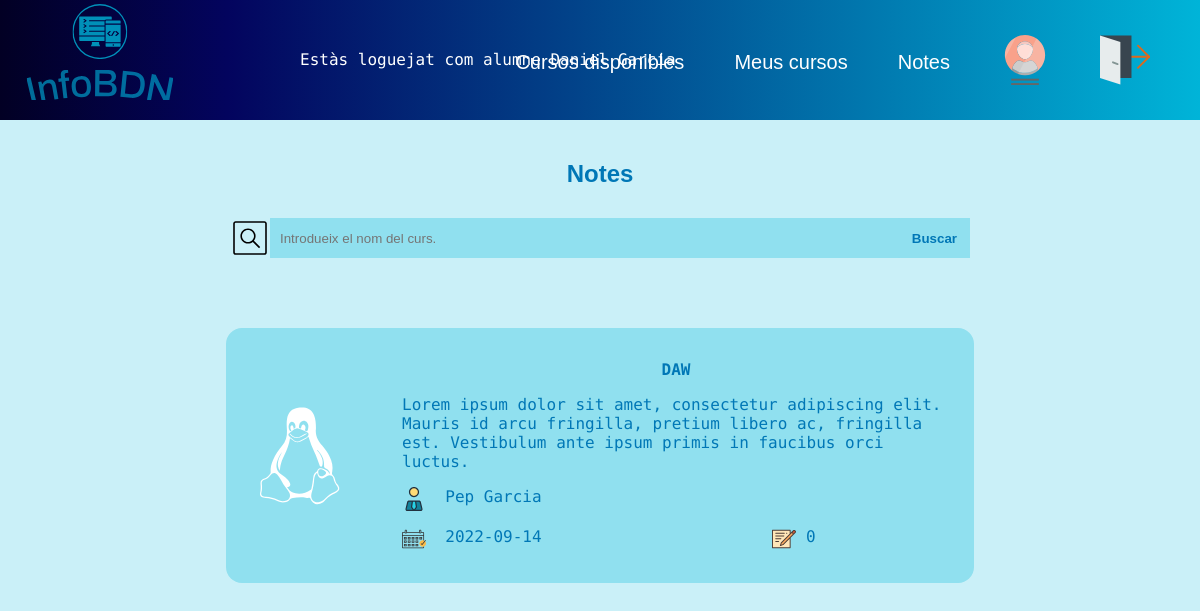
Page /InfoBDN/minotes_alu.php (signed in) on the committed database.
### tables this page shows
CREATE TABLE `cursos` (
  `Codi` int(3) NOT NULL,
  `Nom` varchar(100) NOT NULL,
  `Descripcio` varchar(800) NOT NULL,
  `Horres_durara` int(3) NOT NULL,
  `Data_inici` date NOT NULL,
  `Data_final` date NOT NULL,
  `DNI_prof` varchar(12) NOT NULL,
  `Actiu` varchar(2) NOT NULL DEFAULT 'si',
  `Foto` varchar(100) NOT NULL
);

CREATE TABLE `professor` (
  `DNI` varchar(12) NOT NULL,
  `Nom` varchar(20) NOT NULL,
  `Cognoms` varchar(20) NOT NULL,
  `Edat` int(2) NOT NULL DEFAULT 30,
  `Titol_academic` varchar(20) NOT NULL,
  `Foto` varchar(255) NOT NULL,
  `Mail` varchar(55) NOT NULL,
  `Actiu` varchar(2) NOT NULL DEFAULT 'si',
  `password` varchar(55) NOT NULL
);

### InfoBDN/minotes_alu.php (the view, shortened to what this page needs)
<!DOCTYPE html>
<html lang="ca">
<head>
    <link rel="stylesheet" href="style.css">
</head>
<body>
    <?php
    include "functions.php";
    if (isset($_SESSION["email"]) && $_SESSION["role"]=="alum"){
        $bddcon= getBddConn();
        $fechaActual = date ( 'Y-m-d' );
        $dni= $_SESSION['dni'];
        if($_POST){
            displayMenuAlumn();
            echo "<h1 class='pageTitles'>Notes</h1>";
            $nom= $_POST['search'];
            $sql = "SELECT * FROM cursos WHERE Nom LIKE '%$nom%' and Actiu like 'si' and Data_final<'$fechaActual' and Codi IN ( SELECT Codi_curs FROM matricula WHERE DNI_alum like '$dni')";
            $consulta = mysqli_query ($bddcon,$sql);
            $numlines = mysqli_num_rows($consulta);
            displaySearchBarAlumCursosNotes();
            for($i=0; $i<$numlines;$i++){
                $curs= mysqli_fetch_assoc($consulta);
                $dniprof= $curs['DNI_prof'];
                $sql2 = "SELECT * FROM professor WHERE  DNI like '$dniprof'";
                $consulta2 = mysqli_query ($bddcon,$sql2);
                $prof= mysqli_fetch_assoc($consulta2);
                if (isset($curs['nota'])){
                    $nota=$curs['nota'];
                }else{
                    $nota='0';
                }
                echo "<div class='cursDisponible'>
                    <div class='leftContent'>
                        <img src='".$curs['Foto']."'>
                    </div>
                    <div class='rightContent'>
                        <div class=' cursDispTitle'>".$curs['Nom']."</div>
                        <div class='cursDispRow cursDispDescrip'>".$curs['Descripcio']."</div>
                        <div class='cursDispRow'><img class='cursIcon' src='img/teacher.svg'> &nbsp ".$prof['Nom']." ".$prof['Cognoms']."</div>
                        <div class='cursDispRow'><div class='cursDispData'>Curs acabat: ".$curs['Data_final']."</div><div class='cursDispTime'> <img class='cursIcon' src='./img/nota.svg'> &nbsp". $nota."</div></div>
                    </div>
                </div>";
            }
        }else{
            echo "<h1 class='pageTitles'>Notes</h1>";
            $sql = "SELECT * FROM cursos WHERE Actiu like 'si' and Data_final<'$fechaActual' and Codi IN ( SELECT Codi_curs FROM matricula WHERE DNI_alum like '$dni')";
            $consulta = mysqli_query ($bddcon,$sql);
            $numlines = mysqli_num_rows($consulta);
            for($i=0; $i<$numlines;$i++){
                $curs= mysqli_fetch_assoc($consulta);
                $dniprof= $curs['DNI_prof'];
                $sql2 = "SELECT * FROM professor WHERE  DNI like '$dniprof'";
                $consulta2 = mysqli_query ($bddcon,$sql2);
                $prof= mysqli_fetch_assoc($consulta2);
                if (isset($curs['nota'])){
                    $nota=$curs['nota'];
                }else{
                    $nota='0';
                }
                echo "<div class='cursDisponible'>
                    <div class='leftContent'>
                        <img src='".$curs['Foto']."'>
                    </div>
                    <div class='rightContent'>
                        <div class=' cursDispTitle'>".$curs['Nom']."</div>
                        <div class='cursDispRow cursDispDescrip'>".$curs['Descripcio']."</div>
                        <div class='cursDispRow'><img class='cursIcon' src='img/teacher.svg'> &nbsp ".$prof['Nom']." ".$prof['Cognoms']."</div>
                        <div class='cursDispRow'><div class='cursDispData'><img class='cursIcon' src='img/enddate.svg'> &nbsp&nbsp".$curs['Data_final']."</div><div class='cursDispTime'> <img class='cursIcon' src='./img/nota.svg'> &nbsp". $nota."</div></div>
                    </div>
                </div>";
            }
        }
    }else{
        echo "<p>Has d'estar valiat per veure aquesta pàgina</p>";
        echo "<META HTTP-EQUIV='REFRESH' CONTENT='3;URL=login_admin.php'>";
    }
    ?>
</body>
</html>

### InfoBDN/style.css (style rules this page uses)
body { background-color: #caf0f8; display: flex; flex-direction: column; align-items: center; margin: 0; font-family: 'Roboto Mono'; color: #0077b6; }
h1 { font-family: 'Fengardo Neue', sans-serif; font-size: 24px; margin-bottom: 50px; }
.cursIcon { width: 24px; height: 24px; }
.cursDisponible { width: 700px; display: grid; grid-template-columns: 1fr 4fr; grid-template-rows: 1fr; grid-column-gap: 15px; grid-row-gap: 0px; font-size: 16px; background-color: #90e0ef; margin-bottom: 30px; padding: 1.5rem; border-radius: 1rem; }
.leftContent { grid-area: 1 / 1 / 2 / 2; display: flex; align-items: center; }
.leftContent>img { width: 100px; height: 100px; }
.rightContent { grid-area: 1 / 2 / 2 / 3; }
.cursDispTitle { text-align: center; font-weight: bolder; padding-bottom: 0.5rem; padding-top: 0.5rem; }
.cursDispRow { display: flex; padding-top: 0.5rem; padding-bottom: 0.5rem; }
.cursDispData { display: flex; justify-items: center; }
.cursDispTime { display: flex; justify-items: center; justify-content: flex-end; width: 50%; }
.pageTitles { margin-top: 40px; margin-bottom: 0px; }

### rows in the picture
cursos: Foto (picture), Nom "DAW", Descripcio "Lorem ipsum dolor sit amet, consectetur adipiscing elit. Mauris id arcu fringilla, pretium libero ac, fringilla est. Vestibulum ante ipsum primis in faucibus orci luctus.", DNI_prof.Nom "Pep", DNI_prof.Cognoms "Garcia", Data_final "2022-09-14", nota "0"

### other values in the picture
$_SESSION['nom'] "Daniel"
$_SESSION['cognoms'] "Garcia"
